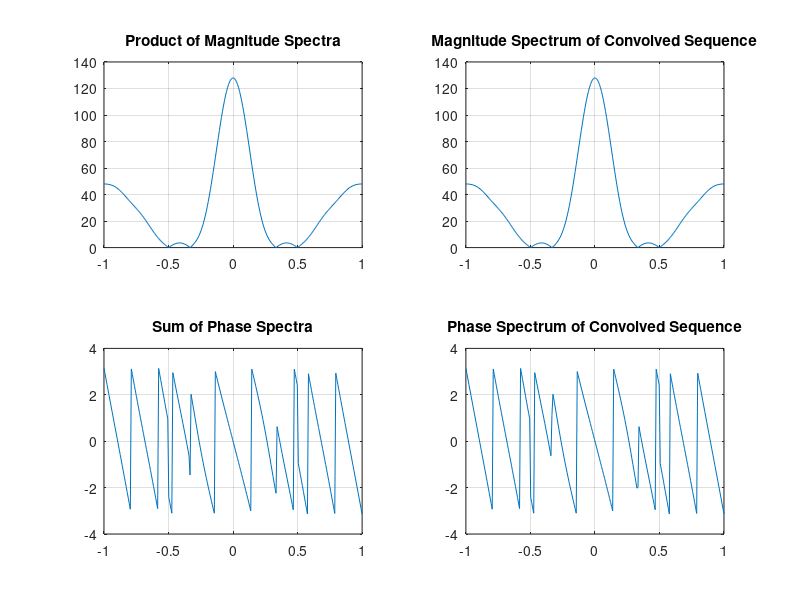

Here is the MATLAB script that generated this plot:
clf;w = -pi:2*pi/255:pi;
x1 = [1 3 5 7 9 11 13 15];
x2 = [1 -1 2 -1 1]
y = conv(x1,x2);
h1 = freqz(x1, 1, w);
h2 = freqz(x2, 1, w);
hp = h1.*h2;
h3 = freqz(y,1,w)
;subplot(2,2,1)
plot(w/pi,abs(hp));grid
title('Product of Magnitude Spectra')
subplot(2,2,2)
plot(w/pi,abs(h3));grid
title('Magnitude Spectrum of Convolved Sequence')
subplot(2,2,3)
plot(w/pi,angle(hp));grid
title('Sum of Phase Spectra')
subplot(2,2,4)
plot(w/pi,angle(h3));grid
title('Phase Spectrum of Convolved Sequence')
